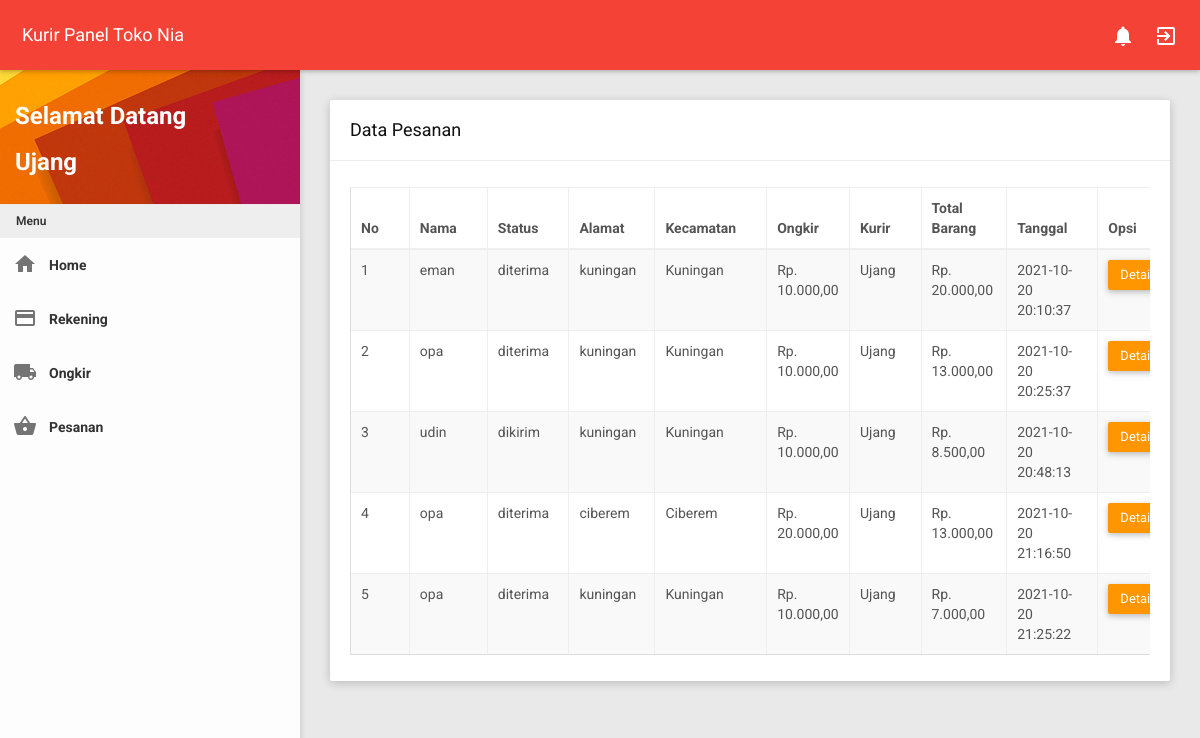
The page /kurir/kurir.php?page=pesanan (signed in) on the database its author committed.
### tables this page shows
CREATE TABLE `pesanan` (
  `id_pesanan` int(11) NOT NULL,
  `id_pembeli` int(11) NOT NULL,
  `id_kurir` int(11) DEFAULT NULL,
  `id_ongkir` int(11) DEFAULT NULL,
  `status` enum('pesan','proses','menunggu','dikirim','diterima','bayar') NOT NULL,
  `alamat` text,
  `kecamatan` varchar(250) DEFAULT NULL,
  `ongkir` int(11) DEFAULT NULL,
  `tanggal` datetime NOT NULL DEFAULT CURRENT_TIMESTAMP
);

CREATE TABLE `pembeli` (
  `id_pembeli` int(11) NOT NULL,
  `username` varchar(250) NOT NULL,
  `password` varchar(250) NOT NULL,
  `nama` varchar(250) NOT NULL,
  `jenis_kelamin` varchar(250) NOT NULL,
  `telepon` varchar(250) NOT NULL,
  `alamat` text NOT NULL
);

### kurir/page/pesanan.php (the view)
<div class="row clearfix">
    <div class="col-lg-12 col-md-12 col-sm-12 col-xs-12">
        <div class="card">
            <div class="header">
                <h2>
                    Data Pesanan
                </h2>
            </div>
            <div class="body">
                <div class="table-responsive">
                    <table class="table table-bordered table-striped table-hover js-basic-example dataTable">
                        <thead>
                            <tr>
                                <th>No</th>
                                <th>Nama</th>
                                <th>Status</th>
                                <th>Alamat</th>
                                <th>Kecamatan</th>
                                <th>Ongkir</th>
                                <th>Kurir</th>
                                <th>Total Barang</th>
                                <th>Tanggal</th>
                                <th>Opsi</th>
                            </tr>
                        </thead>
                        <tbody>
                            <?php
                              $sql = "SELECT pe.*,pl.nama,((SELECT SUM((SELECT (pr.harga * pd.quantity) FROM barang pr WHERE pr.id_barang = pd.id_barang)) FROM pesanan_detail pd WHERE pd.id_pesanan = pe.id_pesanan AND pd.id_barang)) as total_harga_barang,(SELECT kr.nama FROM kurir kr WHERE kr.id_kurir = pe.id_kurir) AS nama_kurir,(SELECT kr.nama FROM kurir kr WHERE kr.id_kurir = pe.id_kurir) AS nama_kurir FROM pesanan pe LEFT JOIN pembeli pl ON pe.id_pembeli = pl.id_pembeli LEFT JOIN pesanan_detail pd ON pe.id_pesanan = pd.id_pesanan WHERE pe.id_kurir IS NULL OR pe.id_kurir = :id_kurir GROUP BY pe.id_pesanan ";
                              $stmt = $pdo->prepare($sql);
                                $stmt->bindValue(':id_kurir',$_SESSION['id_kurir']);
                              $stmt->execute();
                              $i = 0;
                              while($row = $stmt->fetch()){?>
                              <tr>
                                  <td><?=($i+1);?></td>
                                  <td><?=$row['nama'];?></td>
                                  <td><?=$row['status'];?></td>
                                  <td><?=$row['alamat'];?></td>
                                  <td><?=$row['kecamatan'];?></td>
                                  <td>Rp. <?=number_format($row['ongkir'], 2, ",", ".");?></td>
                                  <td><?=(isset($row['nama_kurir']))?$row['nama_kurir']:'-';?></td>
                                  <td>Rp. <?=number_format($row['total_harga_barang'], 2, ",", ".");?></td>
                                  <td><?=$row['tanggal'];?></td>
                                  <td>
                                    <a class="btn btn-warning" href="?page=pesanan&act=detail&id=<?=$row["id_pesanan"];?>" role="button">Detail</a>
                                  </td>
                              </tr>
                              <?php
                              $i++;}?>
                        </tbody>
                    </table>
                </div>
            </div>
        </div>
    </div>
</div>

### rows shown on the page
pesanan: id_pembeli.nama "eman", status "diterima", alamat "kuningan", kecamatan "Kuningan", ongkir "10.000,00", nama_kurir "Ujang", total_harga_barang "20.000,00", tanggal "2021-10-20 20:10:37"
pesanan: id_pembeli.nama "opa", status "diterima", alamat "kuningan", kecamatan "Kuningan", ongkir "10.000,00", nama_kurir "Ujang", total_harga_barang "13.000,00", tanggal "2021-10-20 20:25:37"
pesanan: id_pembeli.nama "udin", status "dikirim", alamat "kuningan", kecamatan "Kuningan", ongkir "10.000,00", nama_kurir "Ujang", total_harga_barang "8.500,00", tanggal "2021-10-20 20:48:13"
pesanan: id_pembeli.nama "opa", status "diterima", alamat "ciberem", kecamatan "Ciberem", ongkir "20.000,00", nama_kurir "Ujang", total_harga_barang "13.000,00", tanggal "2021-10-20 21:16:50"
pesanan: id_pembeli.nama "opa", status "diterima", alamat "kuningan", kecamatan "Kuningan", ongkir "10.000,00", nama_kurir "Ujang", total_harga_barang "7.000,00", tanggal "2021-10-20 21:25:22"

### other values the page prints
$_SESSION['nama'] "Ujang"
